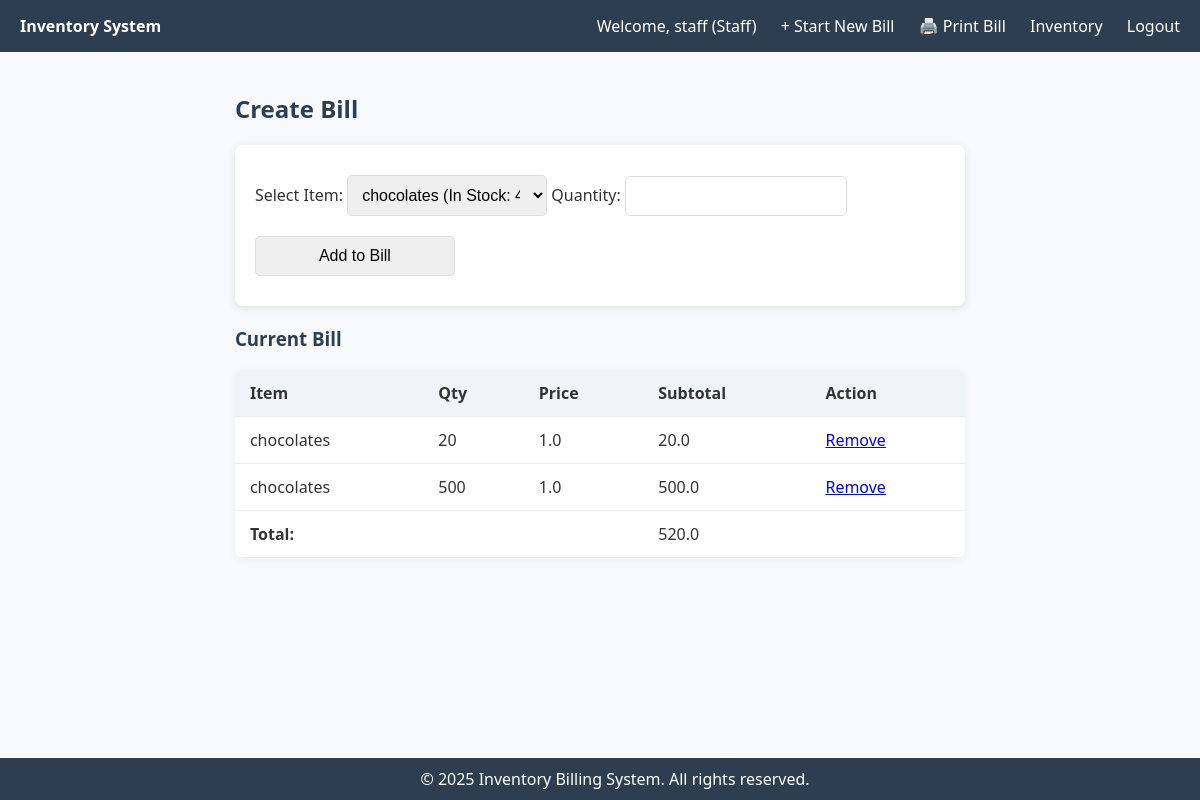
Page /staff/create_bill?bill_id=1 (signed in) on the committed database.
### tables this page shows
CREATE TABLE bills (
                    id INTEGER PRIMARY KEY AUTOINCREMENT,
                    staff_username TEXT,
                    total REAL,
                    created_at TIMESTAMP DEFAULT CURRENT_TIMESTAMP
                );

CREATE TABLE bill_items (
                    id INTEGER PRIMARY KEY AUTOINCREMENT,
                    bill_id INTEGER,
                    item_id INTEGER,
                    item_name TEXT,
                    quantity INTEGER,
                    price REAL,
                    subtotal REAL,
                    FOREIGN KEY (bill_id) REFERENCES bills(id)
                );

### application.py (the view)
@application.route('/staff/create_bill')
def create_bill():
    if 'username' not in session or session['role'] != 'staff':
        return redirect(url_for('login'))
    bill_id = request.args.get('bill_id', type=int)
    if not bill_id:
        flash("No active bill. Please create a new bill.", "warning")
        return redirect(url_for('new_bill'))
    conn = sqlite3.connect('database.db')
    c = conn.cursor()
    c.execute("SELECT * FROM inventory")
    inventory = c.fetchall()
    c.execute("SELECT * FROM bills WHERE id = ?", (bill_id,))
    bill = c.fetchone()
    items = []
    total = 0
    if bill:
        c.execute("SELECT * FROM bill_items WHERE bill_id = ?", (bill_id,))
        items = c.fetchall()
        total = sum(item[6] for item in items)
    conn.close()
    return render_template('create_bill.html', inventory=inventory, items=items, total=total, bill_id=bill_id)

### templates/create_bill.html (shortened to what this page needs)
<!DOCTYPE html>
<html lang="en">
<head>
</head>
<body>
    <div class="navbar">
        <div>
            <strong>Inventory System</strong>
        </div>
        <div>
            <span>Welcome, {{ session['username'] }} (Staff)</span>
            <a href="{{ url_for('new_bill') }}">+ Start New Bill</a>
            <a href="{{ url_for('print_bill', bill_id=bill_id) }}">🖨️ Print Bill</a>
            <a href="{{ url_for('inventory_staff') }}">Inventory</a>
            <a href="{{ url_for('logout') }}">Logout</a>
        </div>
    </div>
    <div class="container">
        <h2>Create Bill</h2>
        <form method="POST" action="{{ url_for('add_to_bill') }}">
            <label for="item_id">Select Item:</label>
            <select name="item_id" id="item_id" required>
                {% for item in inventory %}
                    <option value="{{ item[0] }}">{{ item[1] }} (In Stock: {{ item[2] }})</option>
                {% endfor %}
            </select>
            <label for="quantity">Quantity:</label>
            <input type="number" name="quantity" id="quantity" min="1" required>
            <input type="submit" value="Add to Bill">
        </form>
        <h3>Current Bill</h3>
        {% if items %}
        <table>
            <tr>
                <th>Item</th><th>Qty</th><th>Price</th><th>Subtotal</th><th>Action</th>
            </tr>
            {% for item in items %}
            <tr>
                <td>{{ item[3] }}</td>
                <td>{{ item[4] }}</td>
                <td>{{ item[5] }}</td>
                <td>{{ item[6] }}</td>
                <td>
                    <a href="{{ url_for('remove_from_bill', item_id=item[0], bill_id=bill_id) }}">Remove</a>
                </td>
            </tr>
            {% endfor %}
            <tr>
                <td colspan="3" align="right"><b>Total:</b></td>
                <td colspan="2">{{ total }}</td>
            </tr>
        </table>
        {% else %}
        <p>No items in bill yet.</p>
        {% endif %}
    </div>
    <footer>
        &copy; {{ now().year if now else '2025' }} Inventory Billing System. All rights reserved.
    </footer>
</body>
</html>

### templates/create_bill.html (style rules this page uses)
body { margin: 0; font-family: 'Segoe UI', sans-serif; background-color: #f7f9fc; color: #333; display: flex; flex-direction: column; min-height: 100vh; }
.navbar { background-color: #2d3e50; padding: 15px 20px; display: flex; justify-content: space-between; align-items: center; color: white; flex-wrap: wrap; }
.navbar a { color: white; margin-left: 20px; text-decoration: none; font-weight: 500; }
.container { padding: 20px; max-width: 1000px; margin: auto; flex: 1; }
h2, h3 { color: #2d3e50; }
form { background-color: #fff; padding: 20px; border-radius: 8px; box-shadow: 0 2px 8px rgba(0,0,0,0.1); margin-bottom: 20px; }
select, input[type="number"], input[type="submit"] { padding: 10px; margin: 10px 0; width: 100%; max-width: 200px; font-size: 16px; border: 1px solid #ddd; border-radius: 5px; }
table { width: 100%; border-collapse: collapse; margin-top: 15px; background-color: white; border-radius: 8px; overflow: hidden; box-shadow: 0 2px 8px rgba(0,0,0,0.05); }
th, td { padding: 12px 15px; text-align: left; border-bottom: 1px solid #eee; }
th { background-color: #f0f4f8; font-weight: 600; }
footer { background-color: #2d3e50; color: white; text-align: center; padding: 10px 15px; width: 100%; position: fixed; bottom: 0; left: 0; z-index: 10; }

### rows in the picture
bills: username "staff"
bill_items: item_name "chocolates", quantity "20", price "1.0", subtotal "20.0"
bill_items: item_name "chocolates", quantity "500", price "1.0", subtotal "500.0"

### other values in the picture
{{ total }} "520.0"
form field item_id "chocolates (In Stock: 446)"
